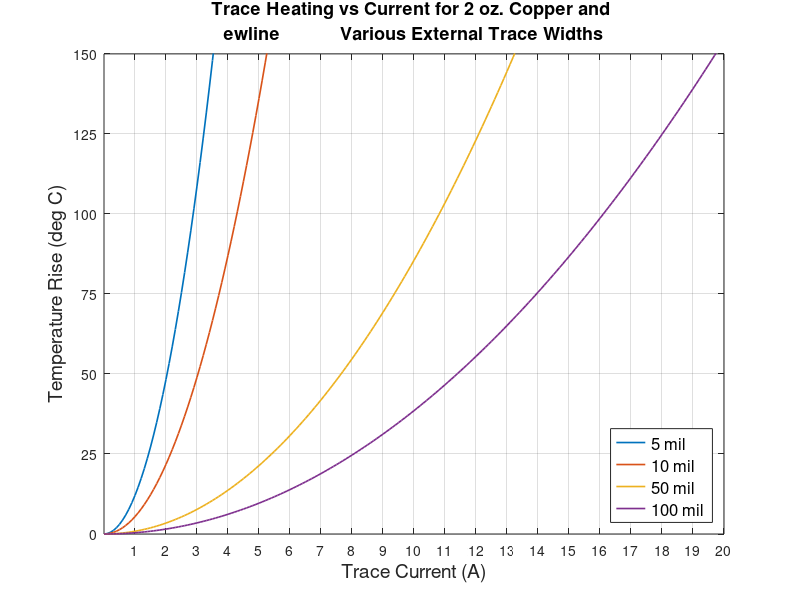

Source code (MATLAB):
clc
clear

widths = [5 10 50 100]; % mil
thickness = 2.8; % mil


K = 215.3;
a1 = -1.15;
a2 = -1.00;
a3 = 2;

current = 0:0.1:20;


for width_index = 1:length(widths)
    temp_rise(:, width_index) = K * current.^a3 * widths(width_index)^a1 * thickness^a2;
    plot(current, temp_rise(:, width_index), "linewidth", 1.2)
    hold on
end

ylim([0, 150])


xticks(1:1:20)
yticks(0:25:150)

legend("5 mil", "10 mil", "50 mil", "100 mil", "fontsize", 12, "location", "Southeast")
ylabel("Temperature Rise (deg C)", "fontsize", 14)
xlabel("Trace Current (A)", "fontsize", 14)
title("Trace Heating vs Current for 2 oz. Copper and \newline            Various External Trace Widths", "fontsize", 13)

grid on
